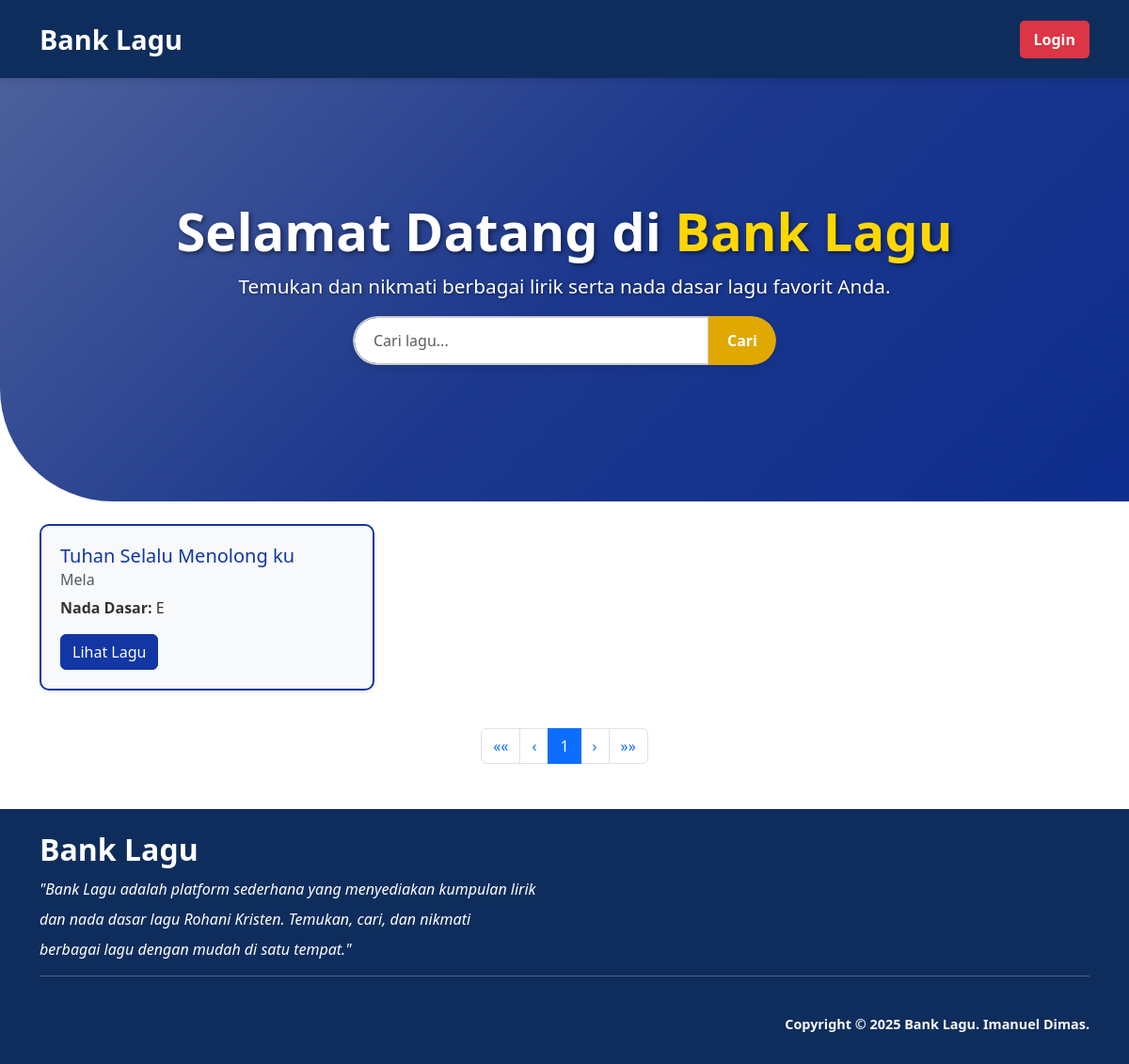
Page /index.php?cari=Tuhan Selalu Menolong ku on the committed database.
### tables this page shows
CREATE TABLE `lagu` (
  `id` int NOT NULL,
  `judul` varchar(100) NOT NULL,
  `penyanyi` varchar(100) NOT NULL,
  `lirik` text NOT NULL,
  `nada_dasar` varchar(20) NOT NULL,
  `created_at` timestamp NULL DEFAULT CURRENT_TIMESTAMP
);

### index.php (the view, shortened to what this page needs)
<!DOCTYPE html>
<html lang="en">
<head>
    <link href="https://cdn.jsdelivr.net/npm/bootstrap@5.3.0/dist/css/bootstrap.min.css" rel="stylesheet">
    <link rel="stylesheet" href="https://cdnjs.cloudflare.com/ajax/libs/font-awesome/6.4.0/css/all.min.css">
    <link rel="stylesheet" href="style.css">
</head>
<body>
<nav class="navbar navbar-expand-lg navbar-dark">
    <div class="container">
        <a class="navbar-brand" href="index.php">Bank Lagu</a>
        <div class="collapse navbar-collapse" id="navbarNav">
            <a href="./admin/admin_login.php" class="btn btn-danger">Login</a>
        </div>
    </div>
</nav>
<div class="hero text-center bg-light py-5">
    <div class="container">
    <h1>Selamat Datang di <span>Bank Lagu</span></h1>
        <p>Temukan dan nikmati berbagai lirik serta nada dasar lagu favorit Anda.</p>
        <form method="GET" action="index.php" class="mb-3">
            <div class="input-group mx-auto">
                <input type="text" class="form-control" name="cari" placeholder="Cari lagu...">
                <button type="submit" class="btn btn-primary">Cari</button>
            </div>
        </form>
    </div>
</div>
<div class="container mt-4">
    <div class="row">
        <?php
        include './admin/koneksi.php';
        $perPage = 6;
        $page = isset($_GET['page']) ? (int)$_GET['page'] : 1;
        $offset = ($page - 1) * $perPage;
        $cari = isset($_GET['cari']) ? $_GET['cari'] : '';
        $query = "SELECT * FROM lagu WHERE judul LIKE '%$cari%' ORDER BY judul ASC LIMIT $offset, $perPage";
        $result = mysqli_query($conn, $query);
        while ($row = mysqli_fetch_assoc($result)) {
            echo "<div class='col-md-4 mb-3'>
                    <div class='card shadow-sm custom-card'>
                        <div class='card-body'>
                            <h5 class='card-title'>{$row['judul']}</h5>
                            <h6 class='card-subtitle mb-2 text-muted'>{$row['penyanyi']}</h6>
                            <p class='card-text'><strong>Nada Dasar:</strong> {$row['nada_dasar']}</p>
                            <a href='lagu.php?id={$row['id']}' class='btn btn-primary'>Lihat Lagu</a>
                        </div>
                    </div>
                  </div>";
        }
        $countQuery = "SELECT COUNT(*) as total FROM lagu WHERE judul LIKE '%$cari%'";
        $countResult = mysqli_query($conn, $countQuery);
        $totalSongs = mysqli_fetch_assoc($countResult)['total'];
        $totalPages = ceil($totalSongs / $perPage);
        ?>
    </div>
    <nav aria-label="Page navigation">
    <ul class="pagination justify-content-center mt-4">
        <li class="page-item">
            <a class="page-link" href="?page=1&cari=<?php echo urlencode($cari); ?>" aria-label="First">
                <span aria-hidden="true">&laquo;&laquo;</span>
            </a>
        </li>
        <li class="page-item">
            <a class="page-link" href="?page=<?php echo max($page - 1, 1); ?>&cari=<?php echo urlencode($cari); ?>" aria-label="Previous">
                <span aria-hidden="true">&lsaquo;</span>
            </a>
        </li>
        <?php for ($i = 1; $i <= $totalPages; $i++) { ?>
            <li class="page-item <?php echo ($i == $page) ? 'active' : ''; ?>">
                <a class="page-link" href="?page=<?php echo $i; ?>&cari=<?php echo urlencode($cari); ?>"><?php echo $i; ?></a>
            </li>
        <?php } ?>
        <li class="page-item">
            <a class="page-link" href="?page=<?php echo min($page + 1, $totalPages); ?>&cari=<?php echo urlencode($cari); ?>" aria-label="Next">
                <span aria-hidden="true">&rsaquo;</span>
            </a>
        </li>
        <li class="page-item">
            <a class="page-link" href="?page=<?php echo $totalPages; ?>&cari=<?php echo urlencode($cari); ?>" aria-label="Last">
                <span aria-hidden="true">&raquo;&raquo;</span>
            </a>
        </li>
    </ul>
    </nav>
</div>
<footer class=" text-white py-4 mt-5">
    <div class="container">
        <h3>Bank Lagu</h3>
        <p>"Bank Lagu adalah platform sederhana yang menyediakan kumpulan lirik</p>
        <p> dan nada dasar lagu Rohani Kristen. Temukan, cari, dan nikmati </p>
        <p>berbagai lagu dengan mudah di satu tempat."</p>
        <hr>
        <div class="d-flex justify-content-end pt-4 flex-column flex-md-row">
        <p class="copyright">Copyright &copy; <span id="year"></span> Bank Lagu. Imanuel Dimas.</p>
        </div>
    </div>
</footer>
</body>
</html>

### style.css (style rules this page uses)
.navbar { background-color: #0e2d5c !important; padding: 15px 0; box-shadow: 0px 4px 6px rgba(0, 0, 0, 0.1); position: -webkit-sticky; position: sticky; top: 0; z-index: 1000; }
.navbar-brand { font-size: 1.8rem; font-weight: bold; color: #fff !important; }
.btn-danger { background-color: #dc3545; border: none; padding: 8px 15px; font-weight: bold; border-radius: 5px; transition: 0.3s; }
.hero { background: linear-gradient(135deg, #4c609c, #1c388d, #0e2d8d); height: 450px; display: flex; align-items: center; justify-content: center; text-align: center; color: white; padding: 20px; border-bottom-left-radius: 120px; }
.hero h1 { font-size: 3.5rem; font-weight: bold; text-shadow: 2px 2px 5px rgba(0, 0, 0, 0.5); }
.hero h1 span { color: #ffd700 !important; }
.hero p { font-size: 1.3rem; margin-top: 10px; text-shadow: 1px 1px 3px rgba(0, 0, 0, 0.5); }
.input-group { border-radius: 50px; overflow: hidden; box-shadow: 0 4px 8px rgba(0, 0, 0, 0.1); max-width: 450px; margin: 0 auto; }
.input-group .form-control { border-radius: 50px 0 0 50px; padding: 12px 20px; font-size: 1rem; border: 2px solid #ccc; transition: all 0.3s ease; }
.input-group .btn-primary { background-color: #e0a800; border: none; color: #fff; font-weight: bold; padding: 12px 20px; border-radius: 0 50px 50px 0; transition: 0.3s; }
.custom-card { border: 2px solid #1236a4; border-radius: 10px; background-color: #f8f9fa; transition: transform 0.3s ease-in-out; }
.custom-card .card-body { padding: 20px; }
.custom-card .card-title { font-size: 1.25rem; color: #1236a4; }
.custom-card .card-subtitle { font-size: 1rem; color: #6c757d; }
.custom-card .card-text { font-size: 1rem; color: #333; }
.custom-card .btn-primary { background-color: #1236a4; border-color: #1236a4; }
footer { background-color: #0e2d5c; color: white; padding: 20px 0; position: relative; bottom: 0; width: 100%; }
footer h3 { font-size: 2rem; margin-bottom: 10px; font-weight: bold; }
footer p { font-size: 1rem; font-style: italic; margin-bottom: 8px; }
footer .copyright { color: #f9f9f9; font-size: 0.9rem; font-style: normal; font-weight: bolder; }

### rows in the picture
lagu: judul "Tuhan Selalu Menolong ku", penyanyi "Mela", nada_dasar "E"
